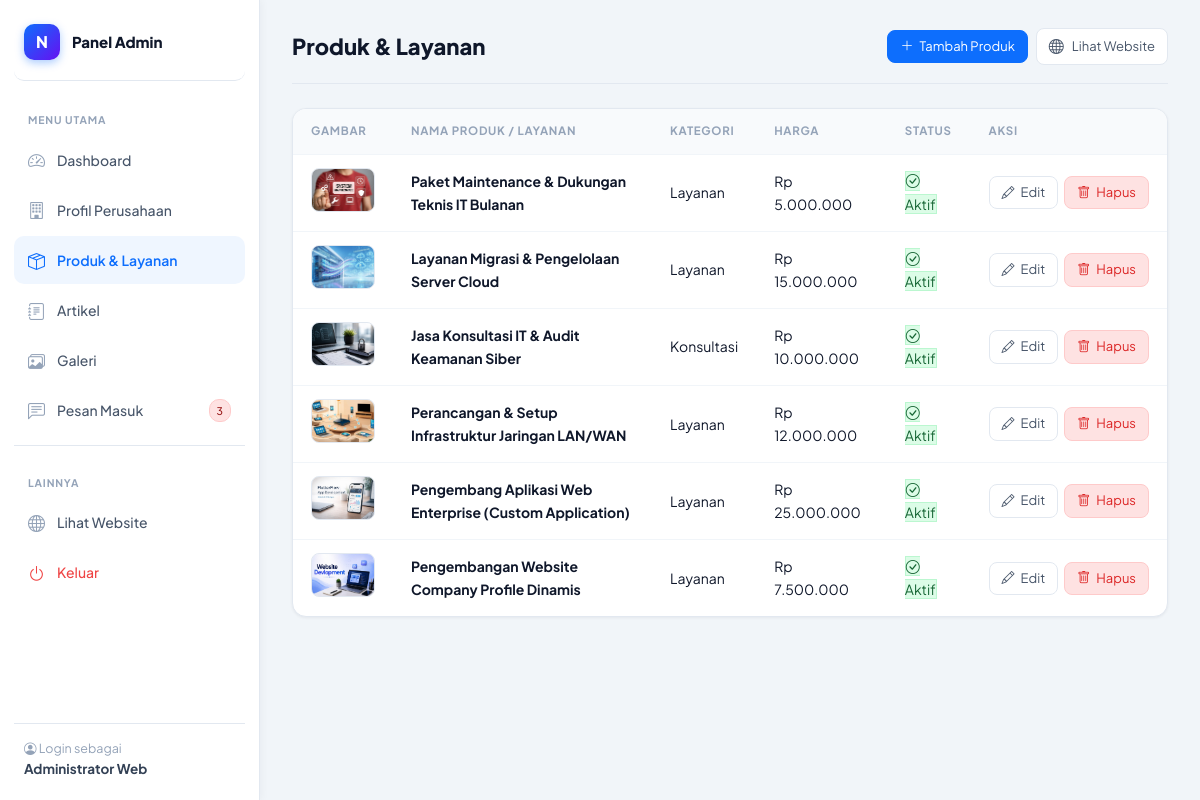
The app's page /views/admin/produk/index.php (signed in) with its own data.
### tables this page shows
CREATE TABLE `produk` (
  `id` int(10) UNSIGNED NOT NULL,
  `nama` varchar(150) NOT NULL,
  `kategori` varchar(80) NOT NULL DEFAULT 'Layanan',
  `deskripsi` text NOT NULL,
  `harga` decimal(14,2) NOT NULL DEFAULT 0.00,
  `gambar` varchar(255) DEFAULT NULL,
  `is_aktif` tinyint(1) NOT NULL DEFAULT 1,
  `created_at` timestamp NOT NULL DEFAULT current_timestamp()
);

### config/koneksi.php (called while the page is built, shortened)
<?php
function koneksi_db(): PDO
{
    static $pdo = null;
    if ($pdo === null) {
        $dsn = 'mysql:host=' . NAMA_HOST . ';dbname=' . NAMA_DB . ';charset=utf8mb4';
        try {
            $pdo = new PDO($dsn, NAMA_PENGGUNA, KATA_SANDI, [
                PDO::ATTR_ERRMODE            => PDO::ERRMODE_EXCEPTION,
                PDO::ATTR_DEFAULT_FETCH_MODE => PDO::FETCH_ASSOC,
                PDO::ATTR_EMULATE_PREPARES   => false,
            ]);
        } catch (PDOException $pesanKesalahan) {
            http_response_code(500);
            exit('Koneksi database gagal: ' . htmlspecialchars($pesanKesalahan->getMessage()) .
                 '<br>Pastikan MySQL berjalan dan sudah mengimpor config/database.sql');
        }
    }
    return $pdo;
}

### config/helpers.php (called while the page is built, shortened)
<?php
require_once __DIR__ . '/koneksi.php';
function amankan(?string $nilai): string
{
    return htmlspecialchars((string) $nilai, ENT_QUOTES, 'UTF-8');
}
function e(?string $nilai): string
{
    return amankan($nilai);
}
function rupiah($angka): string
{
    return 'Rp ' . number_format((float) $angka, 0, ',', '.');
}
function gambar_item(?string $namaBerkas, string $tipe = 'produk'): string
{
    if ($namaBerkas && file_exists(__DIR__ . '/../assets/img/' . $namaBerkas)) {
        return 'assets/img/' . $namaBerkas;
    }
    return 'assets/img/placeholder-' . $tipe . '.svg';
}

### views/admin/produk/index.php (the view, shortened to what this page needs)
<?php
require_once __DIR__ . '/../../../config/helpers.php';
$daftar     = koneksi_db()->query('SELECT * FROM produk ORDER BY created_at DESC, id DESC')->fetchAll();
$tombol_aksi = '<a class="btn btn-primary btn-sm" href="create.php"><i class="bi bi-plus-lg"></i> Tambah Produk</a>';
require __DIR__ . '/../includes/header.php';
?>
<div class="table-wrap">
  <table class="table">
    <thead>
      <tr>
        <th style="width: 80px;">Gambar</th>
        <th>Nama Produk / Layanan</th>
        <th>Kategori</th>
        <th>Harga</th>
        <th>Status</th>
        <th style="width: 160px;">Aksi</th>
      </tr>
    </thead>
    <tbody>
      <?php if (empty($daftar)): ?>
        <tr>
          <td colspan="6" style="text-align: center; color: var(--muted); padding: 32px;">
            Belum ada data produk. Klik tombol <strong>"Tambah Produk"</strong> untuk memulai.
          </td>
        </tr>
      <?php else: ?>
        <?php foreach ($daftar as $baris): ?>
          <tr>
            <td>
              <img class="thumb"
                   src="<?= $root_base ?><?= e(gambar_item($baris['gambar'], 'produk')) ?>"
                   alt="<?= e($baris['nama']) ?>">
            </td>
            <td><strong><?= e($baris['nama']) ?></strong></td>
            <td><span class="badge"><?= e($baris['kategori']) ?></span></td>
            <td><?= e(rupiah($baris['harga'])) ?></td>
            <td>
              <?php if ($baris['is_aktif']): ?>
                <span class="badge badge-ok"><i class="bi bi-check-circle"></i> Aktif</span>
              <?php else: ?>
                <span class="badge badge-danger"><i class="bi bi-eye-slash"></i> Nonaktif</span>
              <?php endif; ?>
            </td>
            <td>
              <div style="display: flex; gap: 6px;">
                <a class="btn btn-outline btn-sm" href="edit.php?id=<?= (int) $baris['id'] ?>">
                  <i class="bi bi-pencil"></i> Edit
                </a>
                <a class="btn btn-danger btn-sm"
                   href="index.php?hapus=<?= (int) $baris['id'] ?>"
                   onclick="return confirm('Apakah Anda yakin ingin menghapus produk ini? Gambar juga akan terhapus.');">
                  <i class="bi bi-trash"></i> Hapus
                </a>
              </div>
            </td>
          </tr>
        <?php endforeach; ?>
      <?php endif; ?>
    </tbody>
  </table>
</div>
<?php require __DIR__ . '/../includes/footer.php'; ?>

### assets/css/style.css (style rules this page uses)
:root { --bg: #f8fafc; --surface: #ffffff; --ink: #0f172a; --muted: #64748b; --line: #e2e8f0; --primary: #0d6efd; --primary-ink: #ffffff; --primary-soft: #eff6ff; --accent: #f59e0b; --ok: #10b981; --danger: #ef4444; --radius: 14px; --shadow-sm: 0 1px 3px rgba(15, 23, 42, .06), 0 1px 2px rgba(15, 23, 42, .04); --shadow: 0 4px 6px -1px rgba(15, 23, 42, .08), 0 2px 4px -2px rgba(15, 23, 42, .06); --shadow-lg: 0 20px 25px -5px rgba(15, 23, 42, .08), 0 8px 10px -6px rgba(15, 23, 42, .04); }
* { box-sizing: border-box; }
html { scroll-behavior: smooth; }
body { font-family: 'Plus Jakarta Sans', system-ui, -apple-system, Roboto, 'Helvetica Neue', Arial, sans-serif; color: var(--ink); background-color: var(--bg); line-height: 1.65; -webkit-font-smoothing: antialiased; margin: 0; }
a { text-decoration: none; }
.table-wrap { background: #fff; border: 1px solid #e2e8f0; border-radius: 14px; box-shadow: 0 1px 3px rgba(15,23,42,.06); overflow-x: auto; }
table.table { width: 100%; border-collapse: collapse; font-size: 14px; margin-bottom: 0; }
.table th, .table td { text-align: left; padding: 13px 18px; border-bottom: 1px solid #f1f5f9; vertical-align: middle; }
.table th { background: #f8fafc; font-size: 11.5px; text-transform: uppercase; letter-spacing: .06em; color: #94a3b8; font-weight: 700; }
.table tbody tr:last-child td { border-bottom: 0; }
.table img.thumb { width: 64px; height: 44px; object-fit: cover; border-radius: 8px; background: #eff6ff; border: 1px solid #e2e8f0; }
.badge-ok { background: #dcfce7 !important; color: #166534 !important; border: 1px solid #bbf7d0 !important; }
.btn { display: inline-flex; align-items: center; gap: 6px; padding: 8px 16px; border-radius: 8px; font: 600 13.5px inherit; cursor: pointer; border: 1px solid transparent; transition: all .15s ease; }
.btn-primary { background: #0d6efd; color: #fff; border-color: #0d6efd; }
.btn-outline { background: #fff; color: #475569; border-color: #e2e8f0; }
.btn-danger { background: #fee2e2; color: #dc2626; border-color: #fecaca; }
.btn-sm { padding: 5px 12px; font-size: 13px; }

### views/admin/includes/header.php (style rules this page uses)
html, body { height: 100%; margin: 0; padding: 0; overflow: hidden; scrollbar-width: none; -ms-overflow-style: none; }

### records on screen
produk: gambar (picture), nama "Paket Maintenance & Dukungan Teknis IT Bulanan", kategori "Layanan", harga "Rp 5.000.000", is_aktif 1 (drawn)
produk: gambar (picture), nama "Layanan Migrasi & Pengelolaan Server Cloud", kategori "Layanan", harga "Rp 15.000.000", is_aktif 1 (drawn)
produk: gambar (picture), nama "Jasa Konsultasi IT & Audit Keamanan Siber", kategori "Konsultasi", harga "Rp 10.000.000", is_aktif 1 (drawn)
produk: gambar (picture), nama "Perancangan & Setup Infrastruktur Jaringan LAN/WAN", kategori "Layanan", harga "Rp 12.000.000", is_aktif 1 (drawn)
produk: gambar (picture), nama "Pengembang Aplikasi Web Enterprise (Custom Application)", kategori "Layanan", harga "Rp 25.000.000", is_aktif 1 (drawn)
produk: gambar (picture), nama "Pengembangan Website Company Profile Dinamis", kategori "Layanan", harga "Rp 7.500.000", is_aktif 1 (drawn)

### other values on screen
$jumlah_belum_baca "3"
$nama_admin "Administrator Web"
$judul "Produk & Layanan"
